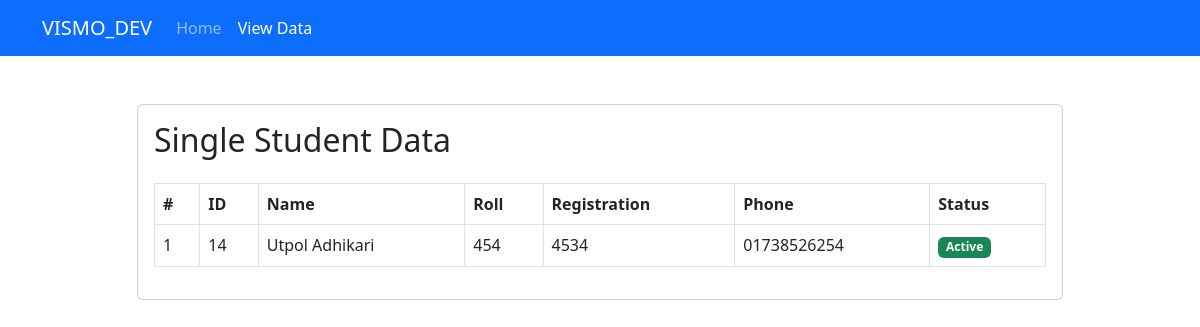
Page /view.php?id=14 on the committed database.
### tables this page shows
CREATE TABLE `st_data` (
  `id` int(11) NOT NULL,
  `name` varchar(100) NOT NULL,
  `roll` int(11) NOT NULL,
  `registration` int(11) NOT NULL,
  `phone` varchar(20) NOT NULL,
  `created_at` timestamp NOT NULL DEFAULT current_timestamp(),
  `status` int(11) NOT NULL DEFAULT 0
);

### view.php (the view, shortened to what this page needs)
<?php
  require_once('confige.php');
  $stmt = $connection->prepare("SELECT * FROM st_data WHERE id=?");
  $stmt->execute(array($_REQUEST['id']));
  $result = $stmt->fetchAll(PDO::FETCH_ASSOC);
?>
<!doctype html>
<html lang="en">
  <head>
    <link href="https://cdn.jsdelivr.net/npm/bootstrap@5.2.3/dist/css/bootstrap.min.css" rel="stylesheet">
  </head>
  <body>
    <nav class="navbar navbar-expand-lg navbar-dark bg-primary">
      <div class="container">
        <a class="navbar-brand" href="index.php">VISMO_DEV</a>
        <div class="collapse navbar-collapse" id="navbarNavAltMarkup">
          <div class="navbar-nav">
            <a class="nav-link " aria-current="page" href="index.php">Home</a>
            <a class="nav-link active" href="#">View Data</a>
          </div>
        </div>
      </div>
    </nav>
    <div class="form_area mt-5">
      <div class="container">
        <div class="row">
          <div class="col-md-10 offset-md-1">
            <div class="card">
              <div class="card-body">
                <h2 class="mb-4">Single Student Data</h2>
                <table class="table table-bordered">
                  <tr>
                    <th>#</th>
                    <th>ID</th>
                    <th>Name</th>
                    <th>Roll</th>
                    <th>Registration</th>
                    <th>Phone</th>
                    <th>Status</th>
                  </tr>
                  <?php $i=1; foreach($result as $row): ?>
                  <tr>
                    <td><?php echo $i; ?></td>
                    <td><?php echo $row['id'] ?></td>
                    <td><?php echo $row['name'] ?></td>
                    <td><?php echo $row['roll'] ?></td>
                    <td><?php echo $row['registration'] ?></td>
                    <td><?php echo $row['phone'] ?></td>
                    <td>
                      <?php
                        if($row['status'] == 1){
                          echo "<span class='badge bg-success'>Active</span>";
                        }
                        else{
                          echo "<span class='badge bg-danger'>inactive</span>";
                        }
                      ?>
                    </td>
                  </tr>
                  <?php $i++; endforeach; ?>
                </table>
              </div>
            </div>
          </div>
        </div>
      </div>
    </div>
  </body>
</html>

### rows in the picture
st_data: id "14", name "Utpol Adhikari", roll "454", registration "4534", phone "01738526254", status "Active"
